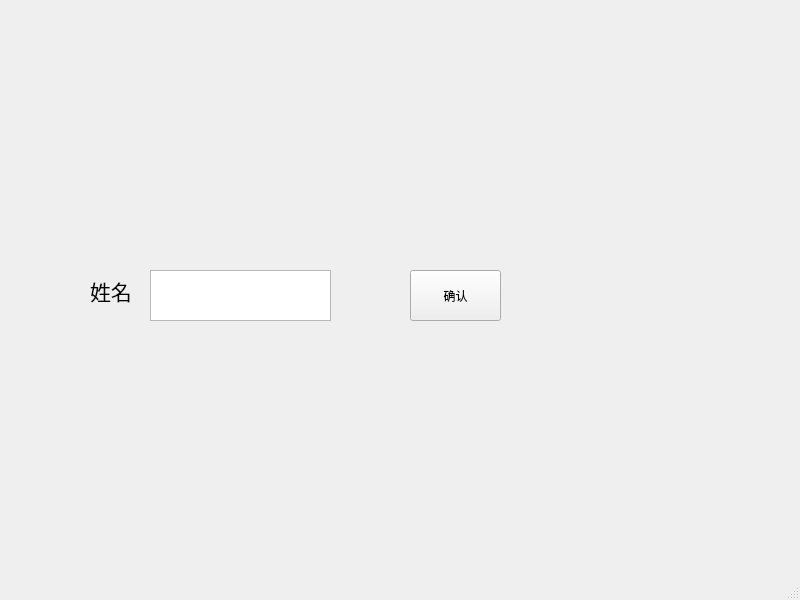
<?xml version="1.0" encoding="UTF-8"?>
<ui version="4.0">
 <class>MainWindow</class>
 <widget class="QMainWindow" name="MainWindow">
  <property name="geometry">
   <rect>
    <x>0</x>
    <y>0</y>
    <width>800</width>
    <height>600</height>
   </rect>
  </property>
  <property name="windowTitle">
   <string>MainWindow</string>
  </property>
  <widget class="QWidget" name="centralwidget">
   <widget class="QLabel" name="label">
    <property name="geometry">
     <rect>
      <x>90</x>
      <y>270</y>
      <width>61</width>
      <height>41</height>
     </rect>
    </property>
    <property name="font">
     <font>
      <pointsize>16</pointsize>
     </font>
    </property>
    <property name="text">
     <string>姓名</string>
    </property>
   </widget>
   <widget class="QPushButton" name="pushButton">
    <property name="geometry">
     <rect>
      <x>410</x>
      <y>270</y>
      <width>91</width>
      <height>51</height>
     </rect>
    </property>
    <property name="text">
     <string>确认</string>
    </property>
   </widget>
   <widget class="QTextEdit" name="textEdit">
    <property name="geometry">
     <rect>
      <x>150</x>
      <y>270</y>
      <width>181</width>
      <height>51</height>
     </rect>
    </property>
    <property name="font">
     <font>
      <pointsize>18</pointsize>
     </font>
    </property>
   </widget>
  </widget>
  <widget class="QMenuBar" name="menubar">
   <property name="geometry">
    <rect>
     <x>0</x>
     <y>0</y>
     <width>800</width>
     <height>21</height>
    </rect>
   </property>
  </widget>
  <widget class="QStatusBar" name="statusbar"/>
 </widget>
 <resources/>
 <connections/>
</ui>
